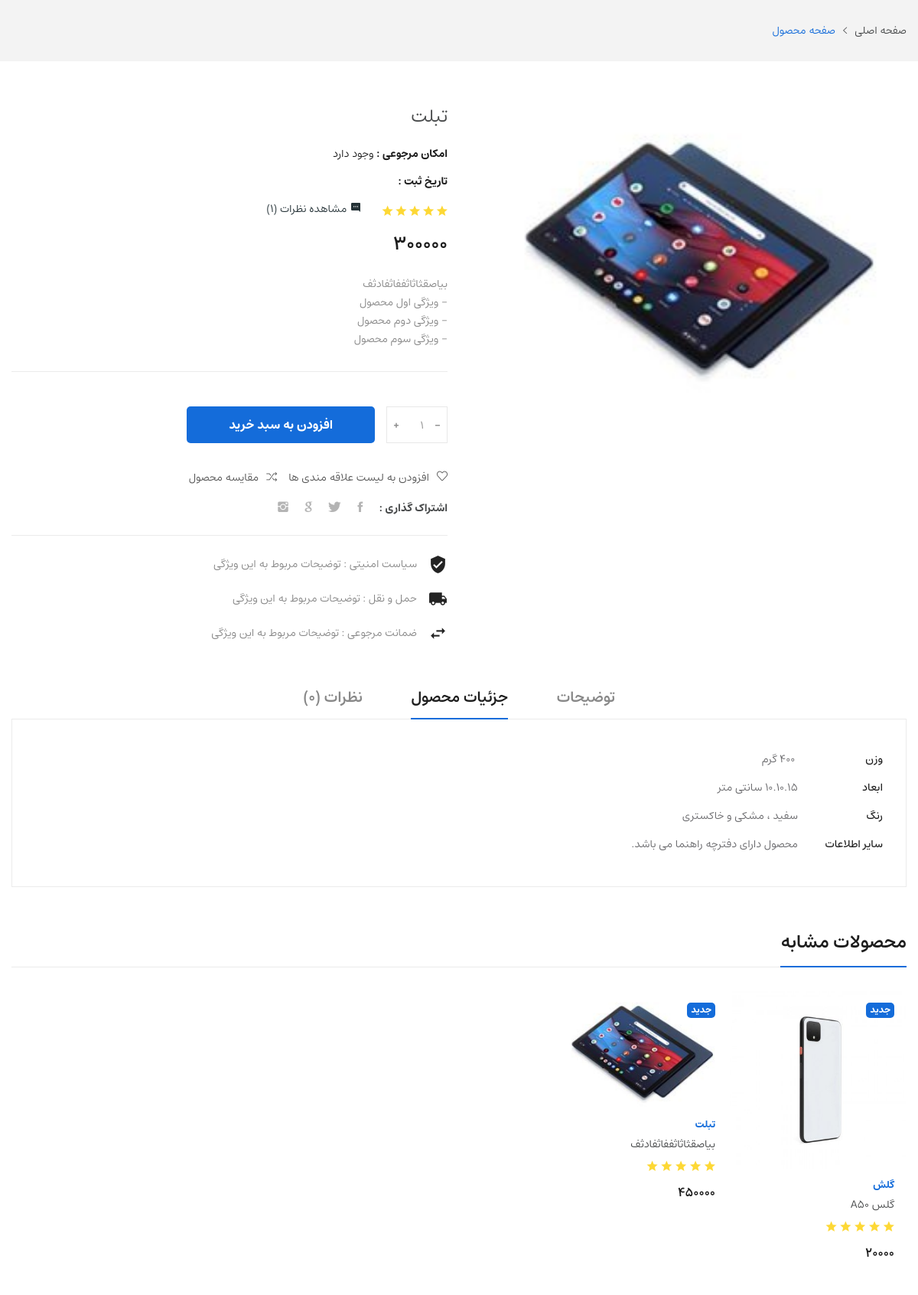
Page /product/تبلت on the committed database.
### shop/models.py (models this page shows, shortened)
class ProductList(models.Model):
    category = models.ManyToManyField(ProductCategory, related_name='children')
    brand = models.ForeignKey(ProductBrand, on_delete=models.CASCADE, null=True, verbose_name='برند محصول')
    title = models.CharField(max_length=50, db_index=True)
    image1 = models.ImageField(upload_to='product')
    image2 = models.ImageField(upload_to='product')
    short_des = models.CharField(max_length=100)
    lang_des = models.TextField()
    product_Property = models.CharField(max_length=200)
    orginal_price = models.IntegerField()
    Discounted_price = models.IntegerField(null=True, blank=True)
    discount_percent = models.CharField(max_length=2, null=True, blank=True)
    slug = models.SlugField(max_length=200, db_index=True, allow_unicode=True, unique=True)
    create_date = models.DateTimeField(auto_now=True, editable=False, null=True, blank=True)
    is_active = models.BooleanField(default=True)
    is_delete = models.BooleanField(default=False)
    like = models.ManyToManyField(MyUser, blank=True, null=True, related_name='likes', verbose_name='لایک')
    dislike = models.ManyToManyField(MyUser, blank=True, null=True, related_name='dislikes', verbose_name='دیس لایک')
    def get_absolute_url(self):
        return reverse('product_deteil', kwargs={'slug': self.slug})
    class Meta:
        verbose_name = 'محصول'
        verbose_name_plural = 'محصولات'

### shop/views.py (the view, shortened to what this page needs)
# urls.py: path('product/<str:slug>', views.ProductDeteilView.as_view(), name='product_deteil'),
class ProductDeteilView(DetailView):
    model = ProductList
    template_name = 'shop/product_deteil.html'
    def get_context_data(self, **kwargs):
        context = super(ProductDeteilView, self).get_context_data()
        my_product = kwargs.get('object')
        context['comment'] = ProductComment.objects.filter(is_delete=False, product_id=my_product.id,
                                                           parent=None).order_by('-create_date').prefetch_related(
            'productcomment_set')
        gallerise = list(Gallery.objects.filter(product_id=my_product.id).all())
        gallerise.insert(0, my_product)
        context['gallery'] = gallerise
        context['related_product'] = ProductList.objects.filter(brand_id=my_product.brand_id).all()[:10]
        product = self.object
        user_ip = get_user_ip(self.request)
        user_id = None
        return context

### poll/templatetags/poll_extras.py (called while the page is built)
@register.filter(name='persian_deta')
def get_persian_date(value):
    return date2jalali(value).strftime('%Y/%m/%d')

### utilities/http_service.py (called while the page is built)
def get_user_ip(request: HttpRequest):
    forwarded_for = request.META.get('HTTP_FORWARDED_FOR')
    if forwarded_for:
        ip = forwarded_for.split(',')[0]
    else:
        ip = request.META.get('REMOTE_ADDR')
    return ip

### shop/templates/shop/product_deteil.html (shortened to what this page needs)
{% extends 'sheard/index.html' %}
{% load poll_extras %}
{% load thumbnail %}
{% block main %}
    <div class="breadcrumb-area">
        <div class="container">
            <div class="row">
                <div class="col-md-12">
                    <div class="breadcrumb-content">
                        <ul class="nav">
                            <li><a href="{% url 'home' %}">صفحه اصلی</a></li>
                            <li>صفحه محصول</li>
                        </ul>
                    </div>
                </div>
            </div>
        </div>
    </div>
    <section class="product-details-area mtb-60px">
        <div class="container">
            <div class="row">
                <div class="col-xl-6 col-lg-6 col-md-12">
                    <div class="product-details-img product-details-tab">
                        <div class="zoompro-wrap zoompro-2">
                            <div class="zoompro-border zoompro-span">
                                {% thumbnail productlist.image1 "690x690" crop="center" as im %}
                                    <img src="{{ im.url }}" id="main_img" alt="{{ productlist.title }}">
                                {% endthumbnail %}
                            </div>
                        </div>
                    </div>
                </div>
                <div class="col-xl-6 col-lg-6 col-md-12">
                    <div class="product-details-content">
                        <h2>{{ productlist.title }}</h2>
                        <p class="reference">امکان مرجوعی :<span> وجود دارد</span></p>
                        <p class="reference">تاریخ ثبت :</p>
                        <div class="pro-details-rating-wrap">
                            <div class="rating-product">
                                <i class="ion-android-star"></i>
                                <i class="ion-android-star"></i>
                                <i class="ion-android-star"></i>
                                <i class="ion-android-star"></i>
                                <i class="ion-android-star"></i>
                            </div>
                            <span class="read-review"><a class="reviews" href="#">مشاهده نظرات (1)</a></span>
                        </div>
                        <div class="pricing-meta">
                            <ul>
                                <li class="old-price not-cut">{{ productlist.Discounted_price }}</li>
                            </ul>
                        </div>
                        <div class="pro-details-list">
                            <p>{{ productlist.short_des }}</p>
                            <ul>
                                <li>- ویژگی اول محصول</li>
                                <li>- ویژگی دوم محصول</li>
                                <li>- ویژگی سوم محصول</li>
                            </ul>
                        </div>
                        <div class="pro-details-quality mt-0px">
                            <div class="cart-plus-minus">
                                <div class="dec qtybutton">-</div>
                                <input id="qtybutton" class="cart-plus-minus-box" type="number" name="qtybutton"
                                       value="1" min="1">
                                <div class="inc qtybutton">+</div>
                            </div>
                            <div class="pro-details-cart btn-hover">
                                <a onclick="addProduct({{ productlist.id }})"> افزودن به سبد خرید</a>
                            </div>
                        </div>
                        <div class="pro-details-wish-com">
                            <div class="pro-details-wishlist">
                                <a href="#"><i class="icon-heart"></i>افزودن به لیست علاقه مندی ها</a>
                            </div>
                            <div class="pro-details-compare">
                                <a href="#"><i class="icon-shuffle"></i>مقایسه محصول</a>
                            </div>
                        </div>
                        <div class="pro-details-social-info">
                            <span>اشتراک گذاری :</span>
                            <div class="social-info">
                                <ul>
                                    <li>
                                        <a title="Facebook" href="#"><i class="ion-social-facebook"></i></a>
                                    </li>
                                    <li>
                                        <a title="Twitter" href="#"><i class="ion-social-twitter"></i></a>
                                    </li>
                                    <li>
                                        <a title="Google+" href="#"><i class="ion-social-google"></i></a>
                                    </li>
                                    <li>
                                        <a title="Instagram" href="#"><i class="ion-social-instagram"></i></a>
                                    </li>
                                </ul>
                            </div>
                        </div>
                        <div class="pro-details-policy">
                            <ul>
                                <li><img src="../../assets/images/icons/policy.png" alt=""><span>سیاست امنیتی : توضیحات مربوط به این ویژگی</span>
                                </li>
                                <li><img src="../../assets/images/icons/policy-2.png" alt=""><span>حمل و نقل : توضیحات مربوط به این ویژگی</span>
                                </li>
                                <li><img src="../../assets/images/icons/policy-3.png" alt=""><span>ضمانت مرجوعی : توضیحات مربوط به این ویژگی</span>
                                </li>
                            </ul>
                        </div>
                    </div>
                </div>
            </div>
        </div>
    </section>
    <div class="description-review-area mb-60px">
        <div class="container">
            <div class="description-review-wrapper">
                <div class="description-review-topbar nav">
                    <a data-bs-toggle="tab" href="#des-details1">توضیحات</a>
                    <a class="active" data-bs-toggle="tab" href="#des-details2">جزئیات محصول</a>
                    <a data-bs-toggle="tab" href="#des_details3">نظرات ({{ comment.count }})</a>
                </div>
                <div class="tab-content description-review-bottom">
                    <div id="des-details2" class="tab-pane active">
                        <div class="product-anotherinfo-wrapper">
                            <ul>
                                <li><span>وزن</span> 400 گرم</li>
                                <li><span>ابعاد</span>10.10.15 سانتی متر</li>
                                <li><span>رنگ</span>سفید ، مشکی و خاکستری</li>
                                <li><span>سایر اطلاعات</span>محصول دارای دفترچه راهنما می باشد.</li>
                            </ul>
                        </div>
                    </div>
                </div>
            </div>
        </div>
    </div>
    <div class="feature-area single-product-responsive  mb-30px">
        <div class="container">
            <div class="row">
                <div class="col-md-12">
                    <div class="section-title">
                        <h2 class="section-heading">محصولات مشابه</h2>
                    </div>
                </div>
            </div>
            <div class="feature-slider-two slider-nav-style-1 swiper-initialized swiper-horizontal swiper-pointer-events swiper-rtl">
                <div class="feature-slider-wrapper swiper-wrapper" id="swiper-wrapper-23a269cc47c8b963"
                     aria-live="polite" style="transform: translate3d(0px, 0px, 0px);">
                    {% for related in related_product %}
                        <div class="feature-slider-item swiper-slide swiper-slide-active" role="group"
                             aria-label="1 / 17"
                             style="width: 230px;">
                            <article class="list-product">
                                <div class="img-block">
                                    <a href="{{ related.get_absolute_url }}" class="thumbnail">
                                        <img class="first-img" src="{{ related.image1.url }}" alt="{{ related.title }}">
                                    </a>
                                    <div class="quick-view">
                                    </div>
                                </div>
                                <ul class="product-flag">
                                    <li class="new">جدید</li>
                                </ul>
                                <div class="product-decs">
                                    <a class="inner-link"
                                       href="{{ related.get_absolute_url }}"><span>{{ related.title }}</span></a>
                                    <h2><a href="{{ related.get_absolute_url }}"
                                           class="product-link">{{ related.short_des }}</a>
                                    </h2>
                                    <div class="rating-product">
                                        <i class="ion-android-star"></i>
                                        <i class="ion-android-star"></i>
                                        <i class="ion-android-star"></i>
                                        <i class="ion-android-star"></i>
                                        <i class="ion-android-star"></i>
                                    </div>
                                    <div class="pricing-meta">
                                        <ul>
                                            <li class="old-price not-cut">{{ related.orginal_price }}</li>
                                        </ul>
                                    </div>
                                </div>
                            </article>
                        </div>
                    {% endfor %}
                </div>
                </div>
        </div>
    </div>
{% endblock %}

### rows in the picture
ProductList: title "تبلت", Discounted_price "300000", short_des "بیاصقثاثاثففاثفادثف", image1 (picture), orginal_price "450000"
ProductList: image1 (picture), title "گلش", short_des "گلس A50", orginal_price "20000"

### other values in the picture
{{ comment.count }} "0"
